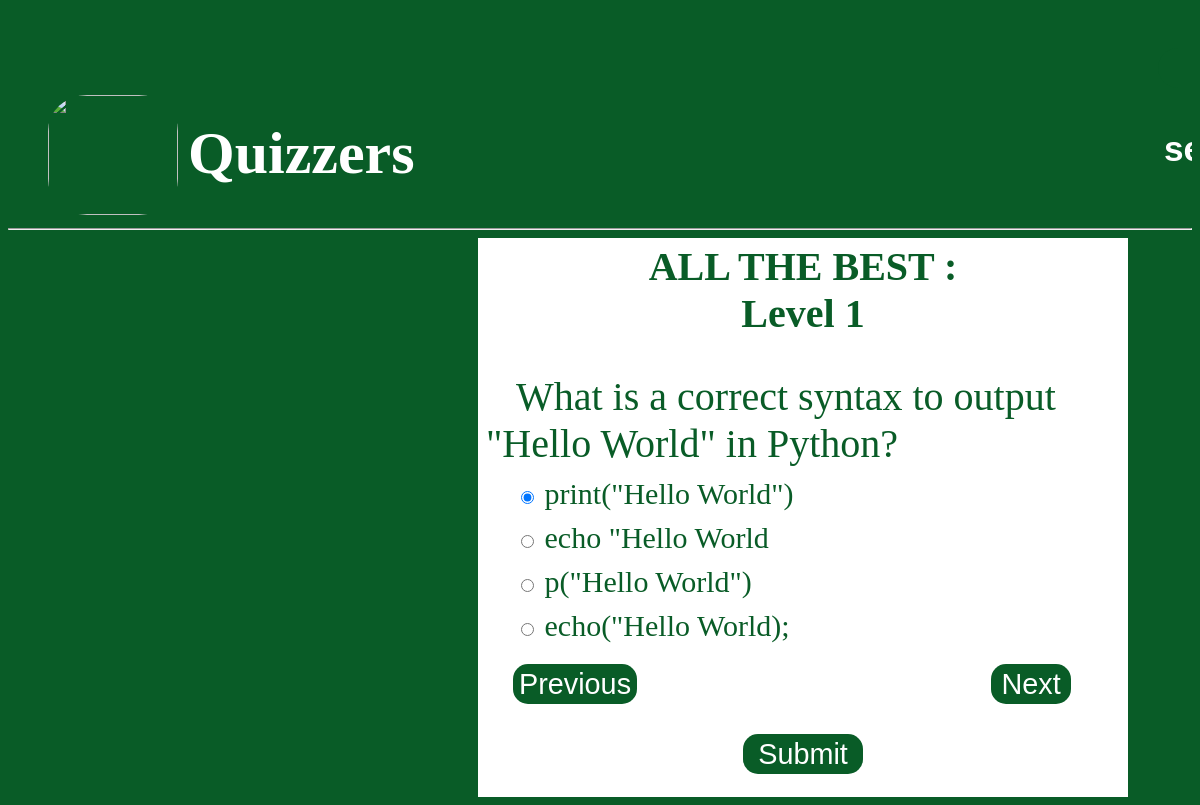
Page /quiz/level1_quiz/ on the committed database.
### quiz/models.py (models this page shows, shortened)
class QuesModel(models.Model):
    LEVEL_CHOICES = (
        ('Level 1', 'Level 1'),
        ('Level 2', 'Level 2'),
    )
    question = models.CharField(max_length=200, null=True)
    op1 = models.CharField(max_length=200, null=True)
    op2 = models.CharField(max_length=200, null=True)
    op3 = models.CharField(max_length=200, null=True)
    op4 = models.CharField(max_length=200, null=True)
    ans = models.CharField(max_length=200, null=True)
    level = models.CharField(max_length=10, choices=LEVEL_CHOICES,default='level1')

### quiz/views.py (the view)
# urls.py: path('level1_quiz/', views.level1_quiz,{'level': 'Level 1'}, name='level1_quiz'),
def level1_quiz(request,level):
    if request.method == 'POST':
        print(request.POST)
        level1_questions = QuesModel.objects.filter(level='Level 1')
        score=0
        wrong=0
        correct=0
        total=0
        for q in level1_questions:
            total+=1
            print(request.POST.get(q.question))
            print(q.ans)
            print()
            if q.ans == request.POST.get(q.question):
                score+=10
                correct+=1
            else:
                score-=2
                wrong+=1
        percent = score/(total*10) *100
        user = request.user if request.user.is_authenticated else None
        result = ResultModel(user= user,
                             score=score,
                             level=level,
                             percentage=percent,
                             correct_answers=correct,
                             incorrect_answers=wrong,
                             total_question=total)
        result.save()
        context = {
            'score':score,
            'time': request.POST.get('timer'),
            'correct':correct,
            'wrong':wrong,
            'percent':percent,
            'total':total,
            'level':level,
            'date': timezone.now
        }
        return render(request,'result.html',context)
    else:
        level1_questions = QuesModel.objects.filter(level='Level 1')
        context = {
            'questions':level1_questions
        }
        return render(request,'level1.html',context)

### templates/level1.html (shortened to what this page needs)
<!DOCTYPE html>
<html lang="en">
<head>
</head>
<body>
<div class="header">
<button class="button1">
    <div align="right" id="displaytimer"><b>Timer: 0 seconds</b></div></button>
<img src="https://cdn.shopify.com/s/files/1/0558/6413/1764/files/Fox_Logo_Designs_1_1024x1024.gif?v=1657192005 " class="fox">
<h1>Quizzers</h1>
<hr>
</div>
<div>
    <div class="card-columns" style=" margin-left: 470px;">
        <div class="card" align="centre " style=" width: 40rem; border:5px white solid;background-color: white;">
<h3>ALL THE BEST : {{ user.get_username }}</h3>
    <h2>Level 1</h2>
    <form id="quiz-form" method="post" action="">
        <table>
            <tbody>
                {% for q in questions %}
                <tr class="quiz-question">
                    <td>
                        <label class="que" >{{ q.question }}</label>
                        <div class="form-check">
                            <input class="form-check-input" type="radio" name="{{ q.question }}" value="option1" checked>
                            <label class="form-check-label">
                                {{ q.op1 }}
                            </label>
                        </div>
                        <div class="form-check">
                            <input class="form-check-input" type="radio" name="{{ q.question }}" value="option2">
                            <label class="form-check-label" >
                                {{ q.op2 }}
                            </label>
                        </div>
                        <div class="form-check">
                            <input class="form-check-input" type="radio" name="{{ q.question }}" value="option3">
                            <label class="form-check-label" >
                                {{ q.op3 }}
                            </label>
                        </div>
                        <div class="form-check">
                            <input class=form-check-input" type="radio" name="{{ q.question }}" value="option4">
                            <label class="form-check-label" >
                                {{ q.op4 }}
                            </label>
                        </div>
                    </td>
                </tr>
                {% endfor %}
            </tbody>
        </table>
        <br>
        <button id="prev" type="button" class="btn1 btn-primary" name="button">Previous</button>
    <button id="next" type="button" class="btn2 btn-primary" name="button">Next</button>
            <button type="submit" class="btn3 btn-primary" value="Submit Quiz">Submit</button>
    </form>
    <br>
        </div>
    </div>
</div>
</body>
</html>

### templates/level1.html (style rules this page uses)
tbody tr:not(.visible) { display: none; }
body { background-color: #095c27; }
h1 { color:white; margin-left: 180px; font-size:60px; margin-top: -100px; }
.button1 { margin-left:1150px; margin-top: 40px; }
.button1 { min-width: 50px; height: 40px; border-radius: 25px; border: none; font-size:2.2rem; color:white; background-color:#095c27; }
.fox { height:120px; width: 130px; margin-top: -70px; margin-left:40px; border-radius: 30%; }
.header { background-color: #095c27; overflow: hidden; position: sticky; position: -webkit-sticky; top: 0; }
h3 { font-size:40px; margin-top: 0px; color:#095c27; text-align: center; }
h2 { font-size:40px; margin-top: -40px; color:#095c27; text-align: center; }
.que { font-size:40px; padding: 30px; color:#095c27; }
.form-check { font-size:30px; margin-left: 30px; color:#095c27; margin-top: 10px; }
.btn1 { min-width: 80px; height: 40px; border-radius: 15px; border: none; font-size:1.8rem; color:white; background-color:#095c27; margin-left:30px; }
.btn2 { min-width: 80px; height: 40px; border-radius: 15px; border: none; font-size:1.8rem; color:white; background-color:#095c27; margin-left:350px; }
.btn3 { width: 120px; height: 40px; border-radius: 15px; border: none; font-size:1.8rem; color:white; background-color:#095c27; margin-top:30px; margin-left:260px; }

### rows in the picture
QuesModel: question "What is a correct syntax to output \"Hello World\" in Python?", op1 "print(\"Hello World\")", op2 "echo \"Hello World", op3 "p(\"Hello World\")", op4 "echo(\"Hello World);"
